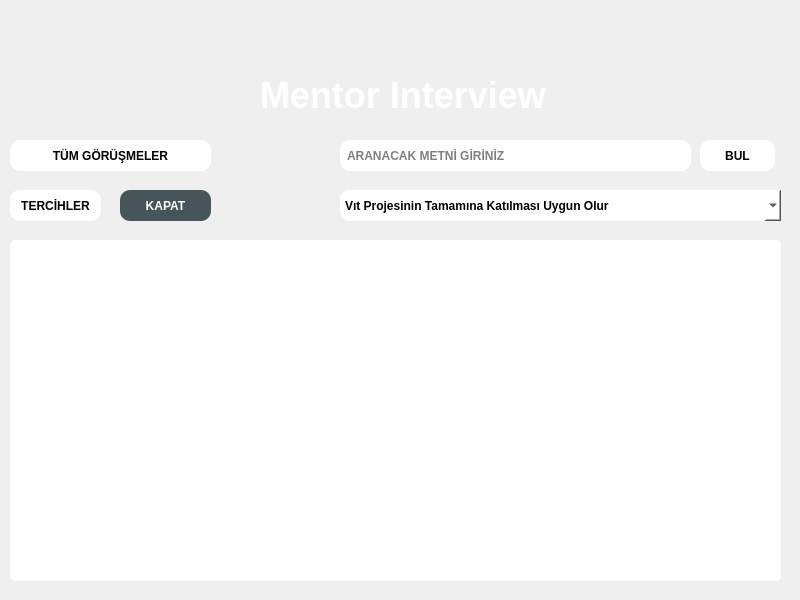
<?xml version="1.0" encoding="UTF-8"?>
<ui version="4.0">
 <class>MainWindow</class>
 <widget class="QMainWindow" name="MainWindow">
  <property name="geometry">
   <rect>
    <x>0</x>
    <y>0</y>
    <width>800</width>
    <height>600</height>
   </rect>
  </property>
  <property name="windowTitle">
   <string>MainWindow</string>
  </property>
  <property name="styleSheet">
   <string notr="true">background-image: url(:/assets/assets/zemin-buyuk.jpg);</string>
  </property>
  <widget class="QWidget" name="centralwidget">
   <widget class="QTableView" name="tableView">
    <property name="geometry">
     <rect>
      <x>10</x>
      <y>240</y>
      <width>771</width>
      <height>341</height>
     </rect>
    </property>
    <property name="styleSheet">
     <string notr="true">QTableView{
color:black;
background:white;
font-weight:bold;
border-radius:5px
}</string>
    </property>
   </widget>
   <widget class="QComboBox" name="comboBox">
    <property name="geometry">
     <rect>
      <x>340</x>
      <y>190</y>
      <width>441</width>
      <height>31</height>
     </rect>
    </property>
    <property name="styleSheet">
     <string notr="true">QComboBox{
border-radius:10px;
font-weight:bold;
background:white;
color:black
}</string>
    </property>
    <item>
     <property name="text">
      <string>Vıt Projesinin Tamamına Katılması Uygun Olur</string>
     </property>
    </item>
    <item>
     <property name="text">
      <string>VIT Projesi ilk IT Eğtimi Al... ya Yönlendirilmesi Uygun Olur</string>
     </property>
    </item>
    <item>
     <property name="text">
      <string>VIT Projesi İngilizce Eğtimi Al... ya Yönlendirilmesi Uygun Olur</string>
     </property>
    </item>
    <item>
     <property name="text">
      <string>Vit Pojesi Kapsamında Dir.. Yönlendirilmesi Uygun Olur</string>
     </property>
    </item>
    <item>
     <property name="text">
      <string>Direkt Bireysel Koçluk İle İşe Yönlendirilmesi Uygun Olur</string>
     </property>
    </item>
    <item>
     <property name="text">
      <string>Bir Sonraki VIT Projesine Katılması Daha Uygun Olur</string>
     </property>
    </item>
    <item>
     <property name="text">
      <string>Başka Bir Sektöre Yönlendirilmesi</string>
     </property>
    </item>
    <item>
     <property name="text">
      <string>Diğer</string>
     </property>
    </item>
   </widget>
   <widget class="QLabel" name="label">
    <property name="geometry">
     <rect>
      <x>260</x>
      <y>80</y>
      <width>291</width>
      <height>31</height>
     </rect>
    </property>
    <property name="styleSheet">
     <string notr="true">QLabel{
color:white;
font-size:36px;
font-weight:bold;
background:none
}
</string>
    </property>
    <property name="text">
     <string>Mentor Interview</string>
    </property>
   </widget>
   <widget class="QPushButton" name="pushButton_5">
    <property name="geometry">
     <rect>
      <x>10</x>
      <y>190</y>
      <width>91</width>
      <height>31</height>
     </rect>
    </property>
    <property name="styleSheet">
     <string notr="true">QPushButton{
color:black;
background:white;
border-radius:10px;
font-weight:bold;
}
QPushButton::hover{
color:white;
background:#47545a;
border-radius:10px;
font-weight:bold
}</string>
    </property>
    <property name="text">
     <string>TERCİHLER</string>
    </property>
   </widget>
   <widget class="QPushButton" name="pushButton_4">
    <property name="geometry">
     <rect>
      <x>120</x>
      <y>190</y>
      <width>91</width>
      <height>31</height>
     </rect>
    </property>
    <property name="styleSheet">
     <string notr="true">QPushButton{
color:white;
background:#47545a;
border-radius:10px;
font-weight:bold;
}

QPushButton::hover{
color:#47545a;
background:white;
border-radius:10px;
font-weight:bold
}</string>
    </property>
    <property name="text">
     <string>KAPAT</string>
    </property>
   </widget>
   <widget class="QPushButton" name="pushButton_3">
    <property name="geometry">
     <rect>
      <x>10</x>
      <y>140</y>
      <width>201</width>
      <height>31</height>
     </rect>
    </property>
    <property name="styleSheet">
     <string notr="true">QPushButton{
color:black;
background:white;
border-radius:10px;
font-weight:bold;
}
QPushButton::hover{
color:white;
background:#47545a;
border-radius:10px;
font-weight:bold
}</string>
    </property>
    <property name="text">
     <string>TÜM GÖRÜŞMELER</string>
    </property>
   </widget>
   <widget class="QLineEdit" name="lineEdit">
    <property name="geometry">
     <rect>
      <x>340</x>
      <y>140</y>
      <width>351</width>
      <height>31</height>
     </rect>
    </property>
    <property name="styleSheet">
     <string notr="true">QLineEdit{
color:black;
background:white;
border-radius:10px;
font-weight:bold;
padding:5px;
}</string>
    </property>
    <property name="text">
     <string/>
    </property>
    <property name="placeholderText">
     <string>ARANACAK METNİ GİRİNİZ</string>
    </property>
   </widget>
   <widget class="QPushButton" name="pushButton_2">
    <property name="geometry">
     <rect>
      <x>700</x>
      <y>140</y>
      <width>75</width>
      <height>31</height>
     </rect>
    </property>
    <property name="styleSheet">
     <string notr="true">QPushButton{
color:black;
background:white;
border-radius:10px;
font-weight:bold;
}
QPushButton::hover{
color:white;
background:#47545a;
border-radius:10px;
font-weight:bold
}</string>
    </property>
    <property name="text">
     <string>BUL</string>
    </property>
   </widget>
  </widget>
 </widget>
 <resources>
  <include location="assets.qrc"/>
 </resources>
 <connections/>
</ui>
